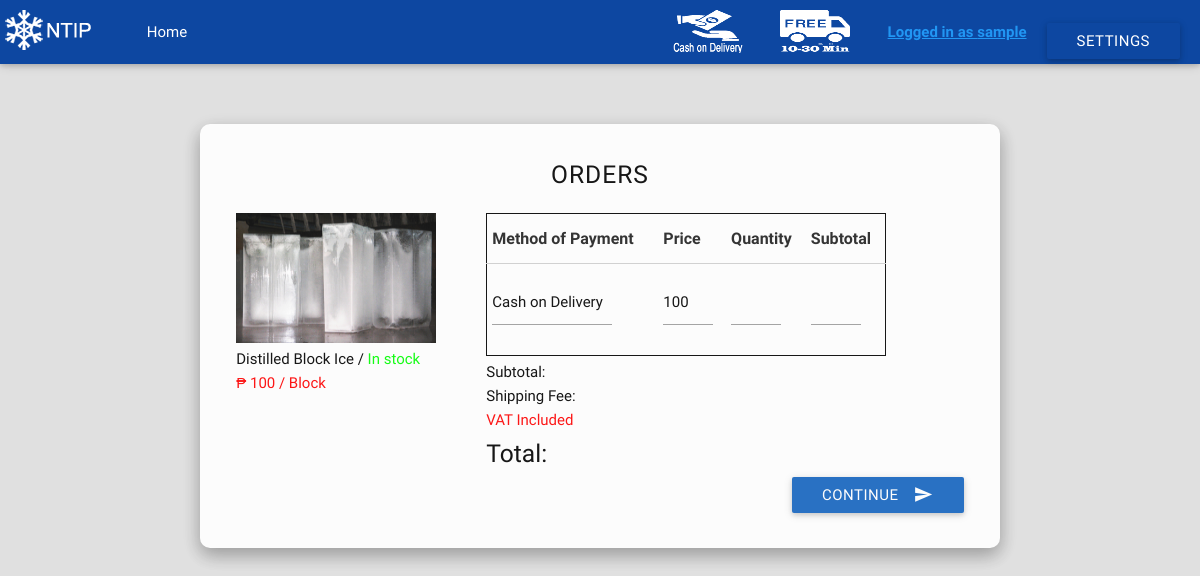
Screenshot of /checkout/product.php?product_no=150001 (signed in) with the database file from the repository.
### tables this page shows
CREATE TABLE `employee` (
  `emp_id` int(11) NOT NULL AUTO_INCREMENT,
  `emp_id_no` varchar(20) NOT NULL,
  `username` varchar(50) NOT NULL,
  `password` varchar(100) NOT NULL,
  `first_name` varchar(40) NOT NULL,
  `last_name` varchar(40) NOT NULL,
  `middle_name` varchar(40) NOT NULL,
  `gender` varchar(10) NOT NULL,
  `birthday` date NOT NULL,
  `address` varchar(60) NOT NULL,
  `region` varchar(10) NOT NULL,
  `city` varchar(10) NOT NULL,
  `zip_code` varchar(6) NOT NULL,
  `contact` varchar(12) NOT NULL,
  `email` varchar(40) NOT NULL,
  `department` varchar(40) NOT NULL,
  `position` varchar(20) NOT NULL,
  `rem_leaves` int(3) NOT NULL,
  `date_hired` date NOT NULL,
  `salary` varchar(6) NOT NULL,
  `status` varchar(40) NOT NULL,
  `date_added` date NOT NULL,
  `type` varchar(20) NOT NULL,
  PRIMARY KEY (`emp_id`),
  UNIQUE KEY `username` (`username`),
  UNIQUE KEY `emp_id_no` (`emp_id_no`),
  UNIQUE KEY `email` (`email`)
);

CREATE TABLE `products` (
  `product_id` int(11) NOT NULL AUTO_INCREMENT,
  `product_no` varchar(20) NOT NULL,
  `product_name` varchar(100) NOT NULL,
  `product_picture` varchar(200) NOT NULL,
  `sshow1` varchar(100) NOT NULL,
  `sshow2` varchar(100) NOT NULL,
  `sshow3` varchar(100) NOT NULL,
  `sshow4` varchar(100) NOT NULL,
  `unit` varchar(20) NOT NULL,
  `price` varchar(4) NOT NULL,
  `summary` text NOT NULL,
  `date_added` date NOT NULL,
  `date_updated` date NOT NULL,
  PRIMARY KEY (`product_id`),
  UNIQUE KEY `product_no` (`product_no`)
);

### php/function.php (called while the page is built, shortened)
<?php
	function loggedin() {
		if(isset($_SESSION['user_id']) && !empty($_SESSION['user_id'])){
			return true;
		}else{
			return false;
		}
	}
    function loggedin3() {
		if(isset($_SESSION['emp_id_no']) && !empty($_SESSION['emp_id_no'])){
			return true;
		}else{
			return false;
		}
	}
    function userData4($field){
		$query = "SELECT `$field` FROM `employee` WHERE `emp_id_no` = '" . $_SESSION['emp_id_no'] . "'";
		if($run = mysql_query($query)){
			$result = mysql_result($run, 0, $field);
			return $result;
		}
	}
    function data_secure($data){
    $data = htmlspecialchars($data);
    $data = trim($data);
    $data = stripcslashes($data);
    return $data;
}
?>

### checkout/product.php (the view, shortened to what this page needs)
<?php
  include '../php/function.php';
$type =$product_name= "";
?>
<html>
<head>
	<link type="text/css" rel="stylesheet" href="../css/materialize.min.css"  media="screen,projection"/>
  <link type="text/css" rel="stylesheet" href="../css/forms.css">
   <link type="text/css" rel="stylesheet" href="../css/style.css">
</head>
<body>
<div class="navbar-fixed">
    <?php if(loggedin()){
      echo "<nav class='white'>";
      }else{
        echo "<nav class='blue darken-4'>";
        } ?>
      <div class="nav-wrapper">
        <ul style="padding-left: 5px; padding-right: 20px;">
          <li><img src="../img/snowflake-icon.png" style="margin-top: 10px;"> &nbsp;&nbsp;&nbsp;&nbsp;&nbsp;&nbsp;&nbsp;&nbsp;&nbsp;&nbsp;</li>
          <li><a href="../index.php" >Home</a></li>
          <?php
         if(loggedin3()){
              $username = userData4('username');
              echo "<li class='right'><a style = 'margin-top: 15px; margin-left: 20px;' class='dropdown-button btn blue darken-4' href='#' data-activates='dropdown1'>Settings</a></li>";
                echo "<li class='right blue-text' style='font-weight: bold;'><u>Logged in as ". $username ."</u></li>";
                   echo " <li class='right blue-text'><img src='../img/shipping.png'  style='margin-top: 10px;height:43px;width:70px;'>&nbsp;&nbsp;&nbsp;&nbsp;&nbsp;&nbsp;&nbsp;&nbsp;&nbsp;&nbsp;</li>";
                echo " <li class='right blue-text'><img src='../img/cod.png'  style='margin-top: 10px;height:43px;width:70px;'>&nbsp;&nbsp;&nbsp;&nbsp;&nbsp;&nbsp;&nbsp;&nbsp;&nbsp;&nbsp;</li>";
            }
            else{
            }
          ?>
             </ul>
      </div>
    </nav>
  </div>
	<?php
    if (isset($_GET["product_no"])){
        $product_no = data_secure($_GET["product_no"]);
    }
    ?>
	<div class="container login z-depth-2" style="width: 800px;">
    <form action= "#" method="post" class="col s12">
      <div class="login-title">
        <h5 class="center-align">ORDERS <?php ?> </h5>
      </div>
      <div class="row" style="padding-top: 15px;">
          <?php
            $sql = "SELECT * FROM products WHERE product_no='$product_no'";
            $result = mysql_query($sql);
            while ($rows = mysql_fetch_assoc($result)){
  ?>
        <div id="displayproduct" style="float: left;">
        <img src="../<?php echo $rows["product_picture"]?>"/><h6><?php echo $rows["product_name"]?> / <span style="color: lime;"> In stock</span></h6><h6>&#8369 <?php echo $rows["price"]?>  / <?php echo $rows["unit"]?></h6>
        </div>
        <div id="information" style="color:black">
       <table style="border: 1px solid black;width:400px">
       <thead>
       <th>Method of Payment</th>
       <th>Price</th>
       <th>Quantity</th>
       <th>Subtotal</th>
       </thead>
       <tbody>
          <td><input type="text" id="methods" name="methods"  readonly="" style="width: 120px; color:black;" value="Cash on Delivery"/></td>
       <td ><input type="text" id="price" name="price" readonly="" value="<?php echo $rows['price']?>" style="width: 50px; color:black;"/></td><?php }?>
       <td>
        <input type="text" id="quantity" class="validate" name="quantity" onkeyup="subtotal()" style="width: 50px;"/> </td>
       <td><input type="text" name="total" id="total" readonly="" style="width: 50px; color:black;"/></td>
       </tbody>
       </table>
      <div id="summary" style="float: left;">
      <h6>Subtotal:</h6>
      <h6>Shipping Fee: </h6>
      <h6 style="color: red;">VAT Included</h6>
      <h5>Total:</h5>
      </div>
      <div id="summary" style="float: right;margin-right:80px;">
       <h6 id="">&nbsp;</h6>
      </div>
        </div>
        <button name="submit" class="medium btn waves-effect waves-light blue darken-3 right" style="margin-right: 25px;" href="shippingdelivery.php?product_no=<?php echo $product_no;?>&quantity=<?php echo $quantity?>">
            <?php if (empty($type)){echo "Continue ";}else {echo "Checkout";}?>
          <i class="mdi-content-send right"></i>
          </button>
          </div>
      </div>
</body>
</html>

### css/forms.css (style rules this page uses)
body { background-color: #E0E0E0; }
.login-title { font-weight:bold; color:black; letter-spacing: 1px; }
.login { opacity: 0.9; background-color:white; padding-top: 25px; margin-bottom: 5%; margin-top: 5%; padding-bottom:15px; width: 40%; border-radius: 10px; color: #fff; }
.login input { color:black; }

### css/style.css (style rules this page uses)
#displayproduct { padding-left:15px; }
#displayproduct img { width:200px; height:130px; }
#displayproduct h6:nth-child(2) { color:black; }
#displayproduct h6:nth-child(3) { color:red; }
#displayproduct { color:black; margin-right: 50px; margin-left: 10px; }

### rows the page displays
employee: username "sample"
products: product_picture (picture), product_name "Distilled Block Ice", price "100", unit "Block"
